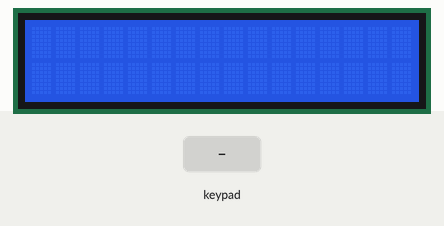
Simulated run of this sketch. Board: ESP32. Parts: 16×2 character LCD. The test bench sets the inputs (shaded band). What the sketch prints to the serial monitor is not drawn.

Above: at 1.2 s.
1.3 s: keypad keys 2 6 2 7 3 2 3 3 # pressed 0.4 s apart
At 5.0 s:
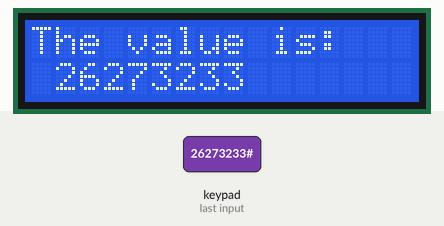
6.4 s: key '*' pressed
At 7.5 s:
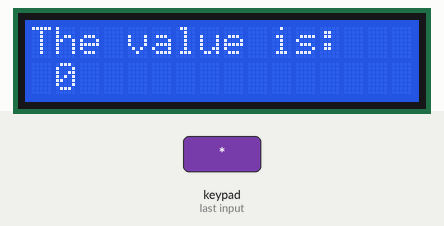
9.4 s: keypad keys 1 3 4 2 5 # pressed 0.4 s apart
At 12.5 s:
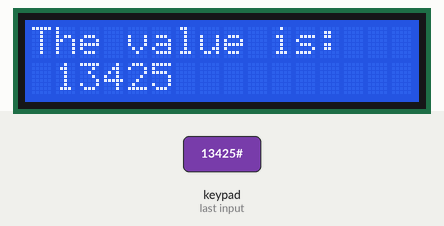
13.3 s: key '3' pressed
At 14.8 s:
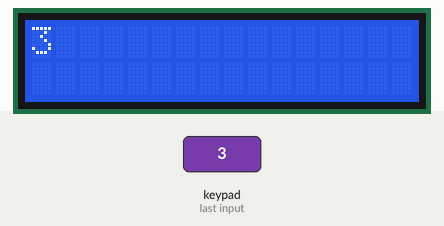
Timing chart, 0 to 15.9 s (numbered marks = the images above; inputs shaded):
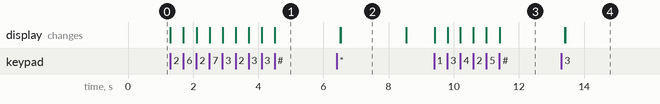

Measured:
- after the input at 1.3 s, the display: first changes at once (image 1 shows a later state)
- after the input at 6.4 s, the display: first differs from a run without the input after 0.14 s (image 2)
- after the input at 9.4 s, the display: first changes at once (image 3 shows a later state)
- after the input at 13.3 s, the display: first differs from a run without the input after 0.13 s (image 4)
- what the display in image 2 shows lasts 2.0 s, from 6.5 s to 8.5 s

The sketch:

Display_sequence_of_inputed_number.ino
```cpp
#include <Keypad.h>
#include <Wire.h>
#include <LiquidCrystal.h>
#define I2C_SLAVE_ADDR 0x04

const byte ROWS = 4; //four rows
const byte COLS = 3; //three columns
char keys[ROWS][COLS] = {
  {'1','2','3'},
  {'4','5','6'},
  {'7','8','9'},
  {'*','0','#'}
};


byte rowPins[ROWS] = {26, 27, 32, 33}; //connect to the row pinouts of the keypad
byte colPins[COLS] = {13, 4, 25}; //connect to the column pinouts of the keypad

Keypad kpd = Keypad( makeKeymap(keys), rowPins, colPins, ROWS, COLS );

LiquidCrystal lcd(19, 23, 18, 17, 16, 15);


void setup(){
  Serial.begin(9600);

  pinMode(13, INPUT_PULLUP);
  pinMode(4, INPUT_PULLUP);
  pinMode(25, INPUT_PULLUP);

  Wire.begin();  // join i2c bus
  lcd.begin(16, 2); // set up the LCD's number of columns and rows

}


long long getKeypadIntegerMulti()
{
  long long IC = 0;                                // the number accumulator
  long keyvalue;                              // the key pressed at current moment
  int isnum;
  do
  {
    keyvalue = kpd.getKey();                              // input the key
    isnum = (keyvalue >= '0' && keyvalue <= '9');        // is it a digit?
    if (isnum)                                          // if it is a digit then do this
    {
      lcd.print(keyvalue - '0');
      IC = (IC * 10) + keyvalue - '0';               // accumulate the input number
    }
  } while (isnum || !keyvalue);                  // until not a digit or while no key pressed
  char digits[22];
  int index = 21;
  digits[index--] = '\0'; // Null terminator

  // Take the rightmost digit, even if it's 0;
  digits[index--] = (IC % 10) + '0';
  IC /= 10;

  // Take all the remaining digits
  while (IC != 0)
  {
    digits[index--] = (IC % 10) + '0';
    IC /= 10;
  }
  // Print the string from the buffer.
  Serial.print(&digits[index+1]);
  lcd.clear();
  lcd.print("The value is: ");
  lcd.setCursor(1, 1);  //Set cursor to 2nd column and 2nd row (counting starts at 0)
  lcd.print(&digits[index+1]);
  return IC;
}

void loop()
{
   int val= getKeypadIntegerMulti();
    Serial.println(" Value is");
    Serial.println(val);
   delay(2000);
   lcd.clear();
}  
```
